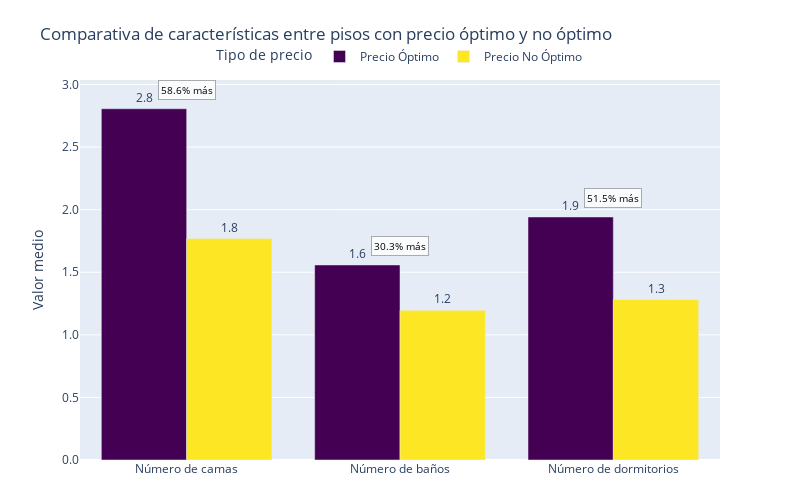
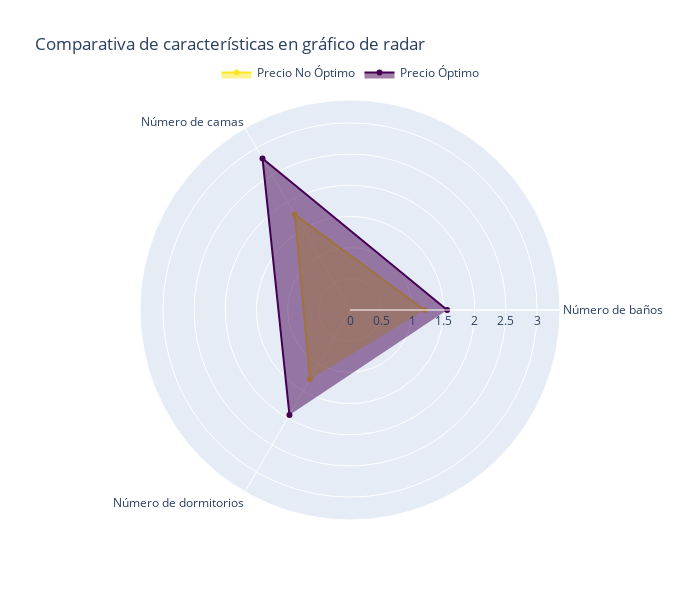

These figures' notebook cell, in order:
### Markdown cell above
## ¿Qué características tienen los pisos con precios óptimos

### Code cell
variables = ["beds", "bathrooms", "bedrooms"]
stats_df = pd.DataFrame()

for var in variables:
    media_optimo = df[df["precio_optimo"] == True][var].mean()
    media_no_optimo = df[df["precio_optimo"] == False][var].mean()
    
    stats_df = pd.concat([stats_df, pd.DataFrame({
        'variable': [var, var],
        'grupo': ['Precio Óptimo', 'Precio No Óptimo'],
        'valor_medio': [media_optimo, media_no_optimo]
    })])

nombre_variables = {
    "beds": "Número de camas",
    "bathrooms": "Número de baños",
    "bedrooms": "Número de dormitorios"
}

stats_df['variable_nombre'] = stats_df['variable'].map(nombre_variables)

fig = px.bar(
    stats_df, 
    x='variable_nombre', 
    y='valor_medio', 
    color='grupo',
    barmode='group',
    title='Comparativa de características entre pisos con precio óptimo y no óptimo',
    labels={'valor_medio': 'Valor medio', 'variable_nombre': 'Característica', 'grupo': 'Tipo de precio'},
    color_discrete_map={'Precio Óptimo': '#440154', 'Precio No Óptimo': '#FDE725'}
)

fig.update_traces(texttemplate='%{y:.1f}', textposition='outside')

fig.update_layout(
    legend=dict(orientation='h', yanchor='top', y=1.1, xanchor='center', x=0.5),
    yaxis=dict(title='Valor medio', tickformat='.1f'),
    xaxis=dict(title=None),
    margin=dict(t=80, b=40),
    height=500,
    width=800
)

for var in nombre_variables.values():
    subset = stats_df[stats_df['variable_nombre'] == var]
    valor_optimo = subset[subset['grupo'] == 'Precio Óptimo']['valor_medio'].values[0]
    valor_no_optimo = subset[subset['grupo'] == 'Precio No Óptimo']['valor_medio'].values[0]
    
    if valor_no_optimo > 0:
        pct_diff = ((valor_optimo - valor_no_optimo) / valor_no_optimo) * 100
        direccion = "más" if pct_diff > 0 else "menos"
        
        fig.add_annotation(
            x=var,
            y=max(valor_optimo, valor_no_optimo) + 0.15,
            text=f"{abs(pct_diff):.1f}% {direccion}",
            showarrow=False,
            font=dict(size=10, color="black"),
            bgcolor="rgba(255, 255, 255, 0.8)",
            bordercolor="rgba(0, 0, 0, 0.3)",
            borderwidth=1,
            borderpad=2
        )

fig.show()

radar_df = stats_df.pivot(index='grupo', columns='variable_nombre', values='valor_medio').reset_index()

fig_radar = go.Figure()

for i, grupo in enumerate(radar_df['grupo']):
    fig_radar.add_trace(go.Scatterpolar(
        r=radar_df.iloc[i, 1:].values.tolist(),
        theta=radar_df.columns[1:].tolist(),
        fill='toself',
        name=grupo,
        line_color='#440154' if grupo == 'Precio Óptimo' else '#FDE725'
    ))

fig_radar.update_layout(
    polar=dict(
        radialaxis=dict(
            visible=True,
            range=[0, stats_df['valor_medio'].max() * 1.2]
        )
    ),
    title='Comparativa de características en gráfico de radar',
    showlegend=True,
    legend=dict(orientation='h', yanchor='top', y=1.1, xanchor='center', x=0.5),
    height=600,
    width=700
)

fig_radar.show()

# fig.write_image("../docs/comparativa_camas_baños_dormitorios_precio.png", scale=2)
# fig_radar.write_image("../docs/comparativa_camas_baños_dormitorios_precio_radar.png", scale=2)
display(Image(filename="../docs/comparativa_camas_baños_dormitorios_precio.png"))
display(Image(filename="../docs/comparativa_camas_baños_dormitorios_precio_radar.png"))

### Figure 1 — Plotly figure (JSON) as saved in the notebook; plotly's stock layout.template omitted (floating-point values rounded to 4 significant figures)
{"data": [{"alignmentgroup": "True", "hovertemplate": "Tipo de precio=Precio Óptimo<br>Característica=%{x}<br>Valor medio=%{y}<extra></extra>", "legendgroup": "Precio Óptimo", "marker": {"color": "#440154", "pattern": {"shape": ""}}, "name": "Precio Óptimo", "offsetgroup": "Precio Óptimo", "orientation": "v", "showlegend": true, "textposition": "outside", "texttemplate": "%{y:.1f}", "type": "bar", "x": ["Número de camas", "Número de baños", "Número de dormitorios"], "xaxis": "x", "y": [2.806, 1.558, 1.942], "yaxis": "y"}, {"alignmentgroup": "True", "hovertemplate": "Tipo de precio=Precio No Óptimo<br>Característica=%{x}<br>Valor medio=%{y}<extra></extra>", "legendgroup": "Precio No Óptimo", "marker": {"color": "#FDE725", "pattern": {"shape": ""}}, "name": "Precio No Óptimo", "offsetgroup": "Precio No Óptimo", "orientation": "v", "showlegend": true, "textposition": "outside", "texttemplate": "%{y:.1f}", "type": "bar", "x": ["Número de camas", "Número de baños", "Número de dormitorios"], "xaxis": "x", "y": [1.769, 1.195, 1.282], "yaxis": "y"}], "layout": {"annotations": [{"bgcolor": "rgba(255, 255, 255, 0.8)", "bordercolor": "rgba(0, 0, 0, 0.3)", "borderpad": 2, "borderwidth": 1, "font": {"color": "black", "size": 10}, "showarrow": false, "text": "58.6% más", "x": "Número de camas", "y": 2.956}, {"bgcolor": "rgba(255, 255, 255, 0.8)", "bordercolor": "rgba(0, 0, 0, 0.3)", "borderpad": 2, "borderwidth": 1, "font": {"color": "black", "size": 10}, "showarrow": false, "text": "30.3% más", "x": "Número de baños", "y": 1.708}, {"bgcolor": "rgba(255, 255, 255, 0.8)", "bordercolor": "rgba(0, 0, 0, 0.3)", "borderpad": 2, "borderwidth": 1, "font": {"color": "black", "size": 10}, "showarrow": false, "text": "51.5% más", "x": "Número de dormitorios", "y": 2.092}], "barmode": "group", "height": 500, "legend": {"orientation": "h", "title": {"text": "Tipo de precio"}, "tracegroupgap": 0, "x": 0.5, "xanchor": "center", "y": 1.1, "yanchor": "top"}, "margin": {"b": 40, "t": 80}, "title": {"text": "Comparativa de características entre pisos con precio óptimo y no óptimo"}, "width": 800, "xaxis": {"anchor": "y", "domain": [0, 1], "title": {}}, "yaxis": {"anchor": "x", "domain": [0, 1], "tickformat": ".1f", "title": {"text": "Valor medio"}}}}

### Figure 2 — Plotly figure (JSON) as saved in the notebook; plotly's stock layout.template omitted (floating-point values rounded to 4 significant figures)
{"data": [{"fill": "toself", "line": {"color": "#FDE725"}, "name": "Precio No Óptimo", "r": [1.195, 1.769, 1.282], "theta": ["Número de baños", "Número de camas", "Número de dormitorios"], "type": "scatterpolar"}, {"fill": "toself", "line": {"color": "#440154"}, "name": "Precio Óptimo", "r": [1.558, 2.806, 1.942], "theta": ["Número de baños", "Número de camas", "Número de dormitorios"], "type": "scatterpolar"}], "layout": {"height": 600, "legend": {"orientation": "h", "x": 0.5, "xanchor": "center", "y": 1.1, "yanchor": "top"}, "polar": {"radialaxis": {"range": [0, 3.367], "visible": true}}, "showlegend": true, "title": {"text": "Comparativa de características en gráfico de radar"}, "width": 700}}
